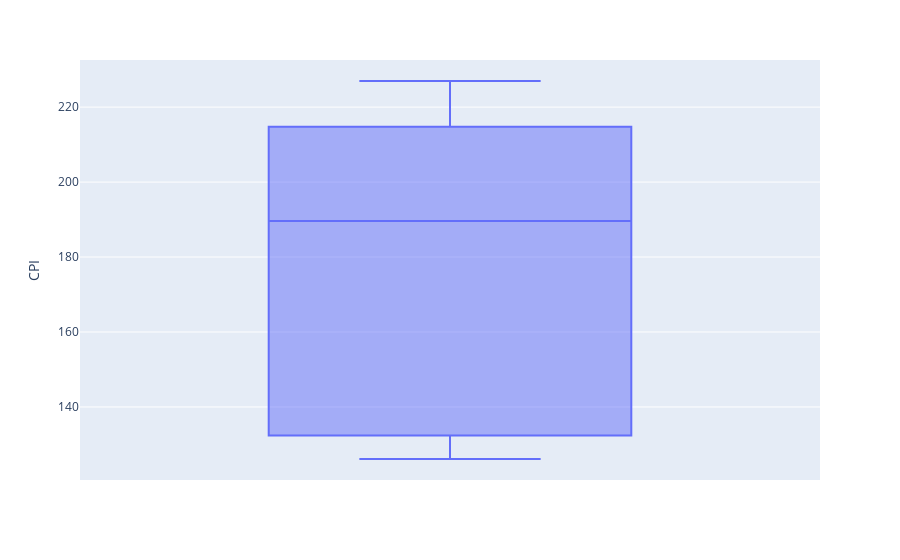

Write notebook code for a chart like this one.
### Code cell
fig = px.box(df1, y="CPI")
fig.show()

### Figure 1 — Plotly figure (JSON) as saved in the notebook; plotly's stock layout.template omitted (floating-point values rounded to 4 significant figures; data arrays with more than 128 entries replaced by an {"elided": "..."} marker saying what was removed)
{"data": [{"alignmentgroup": "True", "hovertemplate": "CPI=%{y}<extra></extra>", "legendgroup": "", "marker": {"color": "#636efa"}, "name": "", "notched": false, "offsetgroup": "", "orientation": "v", "showlegend": false, "type": "box", "x0": " ", "xaxis": "x", "y": {"elided": "136 float values"}, "y0": " ", "yaxis": "y"}], "layout": {"boxmode": "group", "legend": {"tracegroupgap": 0}, "margin": {"t": 60}, "xaxis": {"anchor": "y", "domain": [0, 1]}, "yaxis": {"anchor": "x", "domain": [0, 1], "title": {"text": "CPI"}}}}
